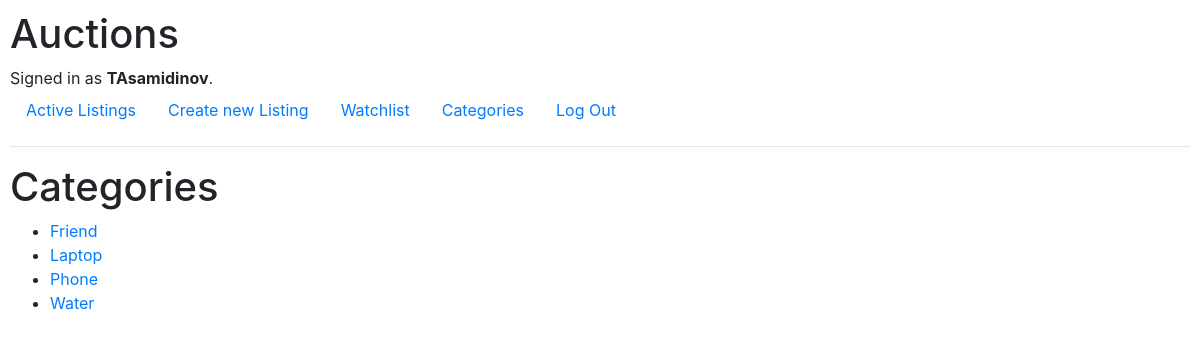
The page /categories (signed in) on the database its author committed.
### auctions/models.py (models this page shows, shortened)
class User(AbstractUser):
    name = models.CharField(max_length=255, blank=True)
    surname = models.CharField(max_length=255, blank=True)
    email = models.EmailField(unique=True)
    phone_number = models.CharField(max_length=15, blank=True)
    address = models.TextField(blank=True)
    date_of_birth = models.DateField(null=True, blank=True)
    is_verified = models.BooleanField(default=False)
    watchlist = models.ManyToManyField('Listing', related_name='watchers', blank=True)

class Listing(models.Model):
    title = models.CharField(max_length=255)
    description = models.TextField()
    price = models.DecimalField(max_digits=10, decimal_places=2)
    created_at = models.DateTimeField(auto_now_add=True)
    updated_at = models.DateTimeField(auto_now=True)
    owner = models.ForeignKey(User, on_delete=models.CASCADE)
    category = models.CharField(max_length=50, blank=True)
    image_url = models.URLField(blank=True, null=True)
    is_active = models.BooleanField(default=True)
    winner = models.ForeignKey(User, related_name='won_listings', null=True, blank=True, on_delete=models.SET_NULL)

### auctions/views.py (the view)
# urls.py: path("categories", views.categories, name="categories"),
def categories(request):
    categories = Listing.objects.values_list('category', flat=True).distinct()
    if not categories:
        return render(request, "auctions/error.html", {
            "message": "No categories found."
        })
    return render(request, "auctions/categories.html", {
        "categories": categories,
    })

### auctions/templates/auctions/categories.html
{% extends 'auctions/layout.html' %}
{% block body %}
    <h1>Categories</h1>
    <ul>
        {% for category in categories %}
            <li>
                <a href="{% url 'category_listings' category %}">{{ category }}</a>
            </li>
        {% endfor %}
    </ul>
{% endblock %}

### auctions/templates/auctions/layout.html (shortened to what this page needs)
{% load static %}
<!DOCTYPE html>
<html lang="en">
    <head>
        <link rel="stylesheet" href="https://stackpath.bootstrapcdn.com/bootstrap/4.4.1/css/bootstrap.min.css">
        <link href="{% static 'auctions/styles.css' %}" rel="stylesheet">
    </head>
    <body>
        <h1>Auctions</h1>
        <div>
            {% if user.is_authenticated %}
                Signed in as <strong>{{ user.username }}</strong>.
            {% else %}
                Not signed in.
            {% endif %}
        </div>
        <ul class="nav">
            <li class="nav-item">
                <a class="nav-link" href="{% url 'index' %}">Active Listings</a>
            </li>
            <li class="nav-item">
                <a class="nav-link" href="{% url 'new_listing' %}">Create new Listing</a>
            </li>
            <li class="nav-item">
                <a class="nav-link" href="{% url 'watchlist' %}">Watchlist</a>
            </li>
            <li class="nav-item">
                <a class="nav-link" href="{% url 'categories' %}">Categories</a>
            </li>
            {% if user.is_authenticated %}
                <li class="nav-item">
                    <a class="nav-link" href="{% url 'logout' %}">Log Out</a>
                </li>
            {% endif %}
        </ul>
        <hr>
        {% block body %}
        {% endblock %}
    </body>
</html>

### auctions/static/auctions/styles.css (style rules this page uses)
body { padding: 10px; }

### rows shown on the page
User: username "TAsamidinov"
Listing: category "Friend"
Listing: category "Laptop"
Listing: category "Water"

### other values the page prints
{{ category }} "Phone"
